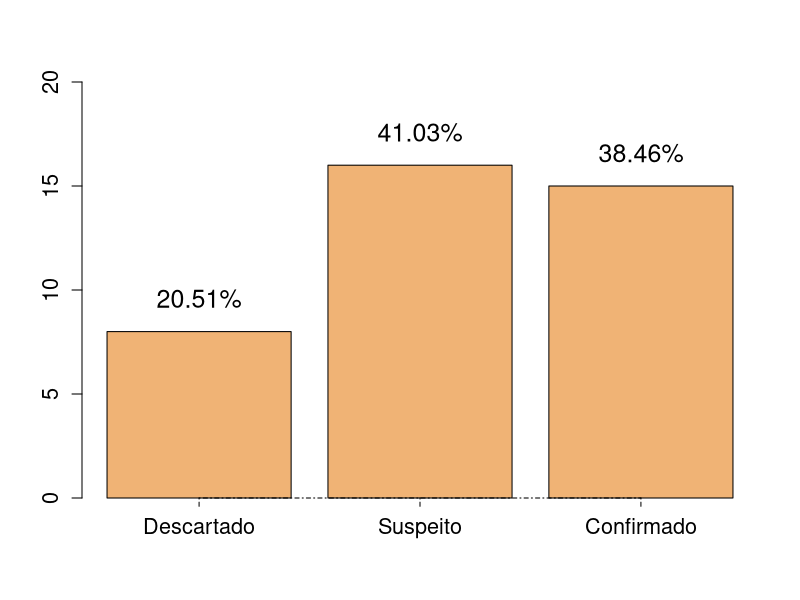
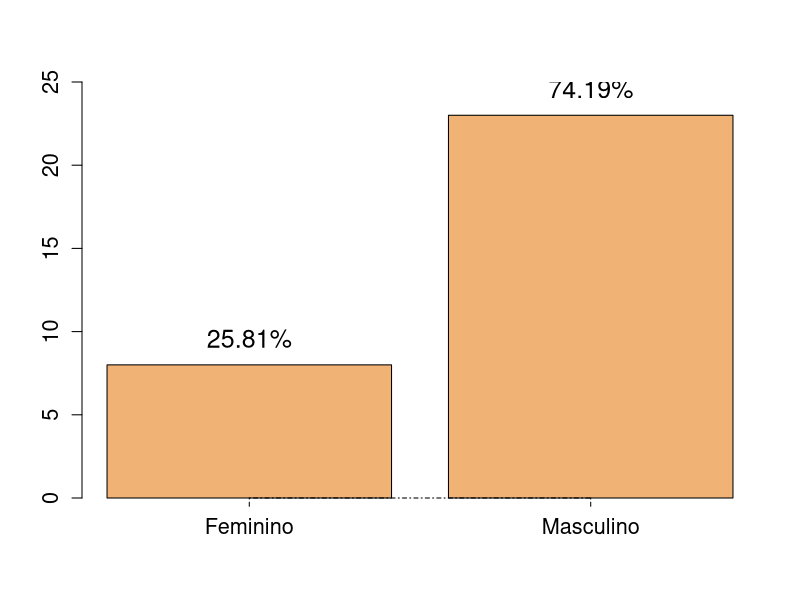
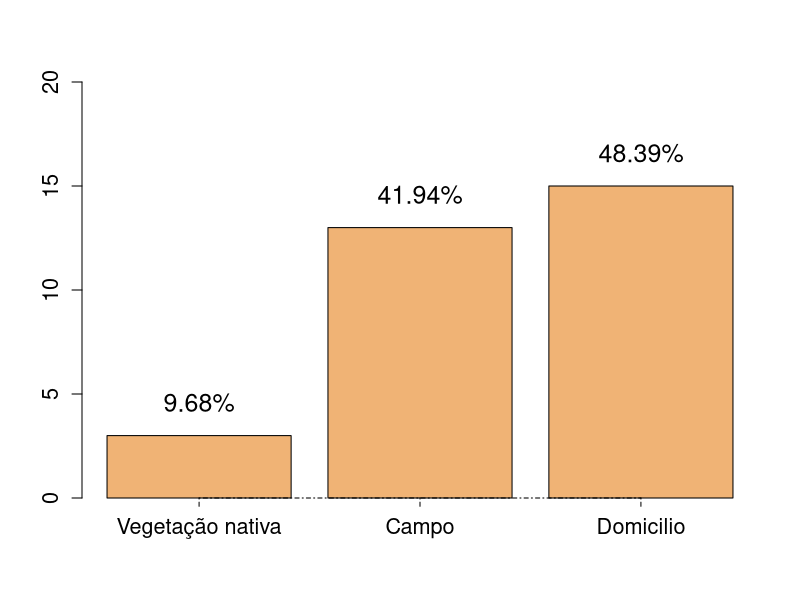
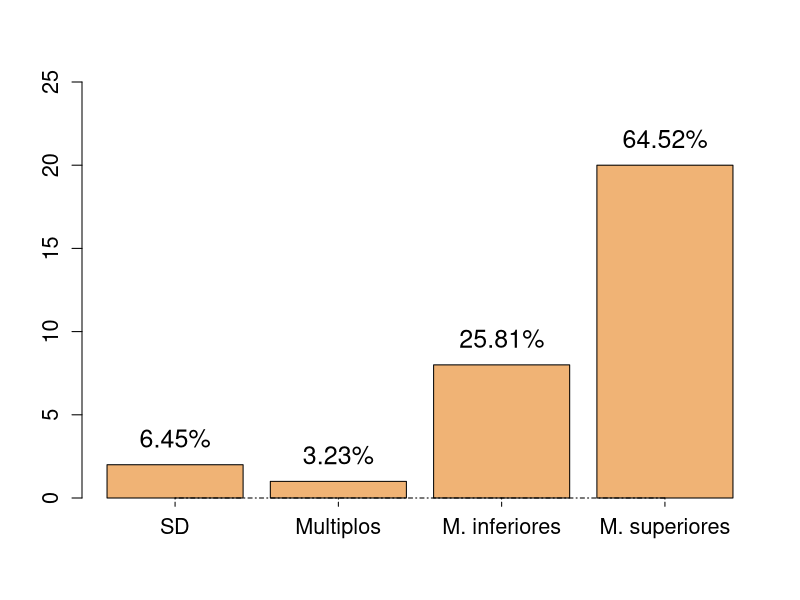
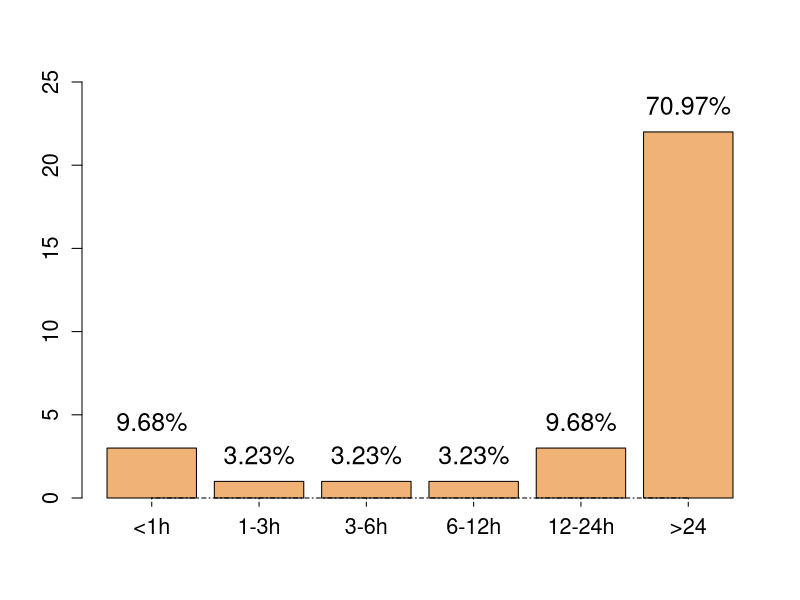
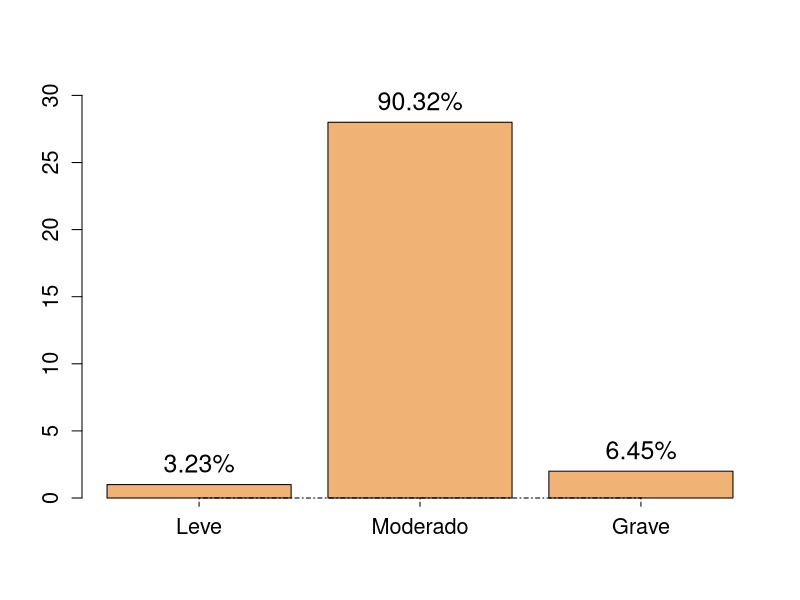
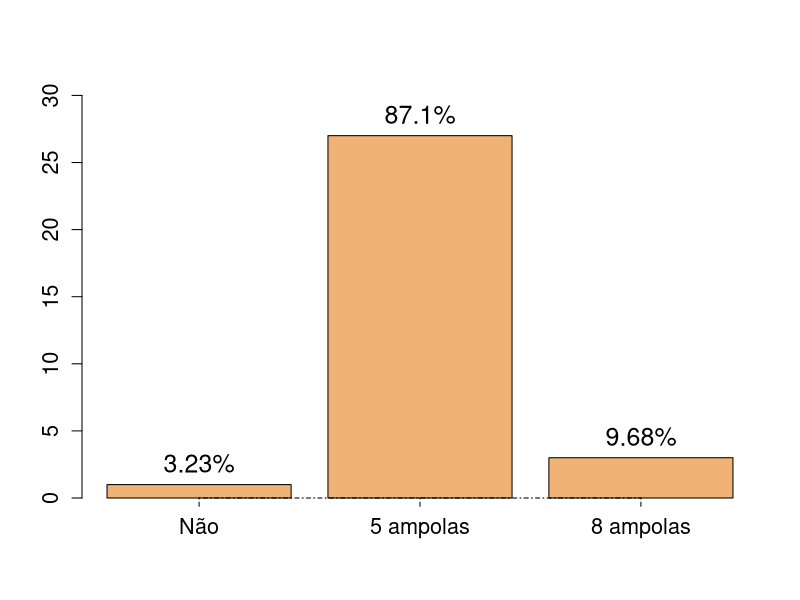
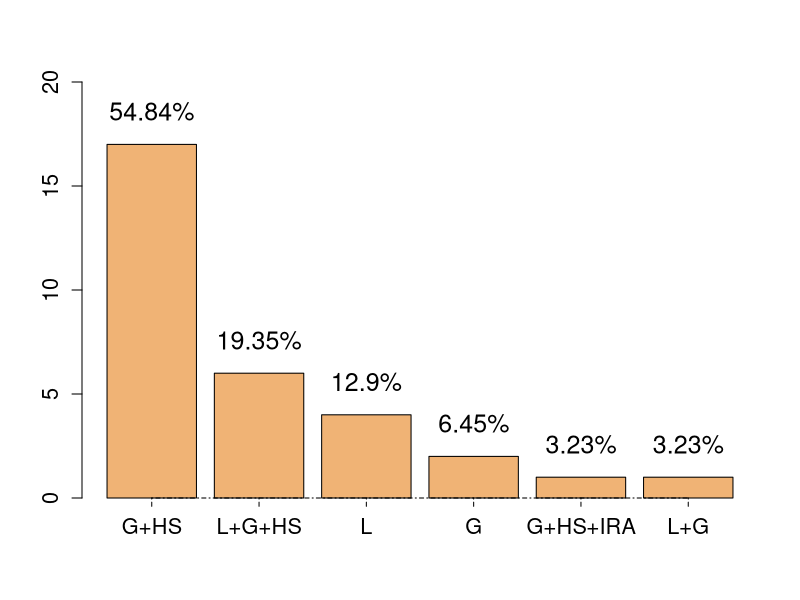

The R script that drew these images, in order:
library(ggplot2)

## Análise de acidentes por Lonomia em Misiones

# Classificação final dos casos
class_final <- c("Descartado" = 8, "Suspeito" = 16, "Confirmado" = 15)
# Cálculo das porcentagens
round(((class_final / sum(class_final)) * 100), 2)
# Teste qui-quadrado com simulação de p-valor
chisq.test(class_final, simulate.p.value = TRUE)
# Gráfico de barras para a classificação final dos casos
a <- barplot(height = class_final, names = c("Descartado", "Suspeito", "Confirmado"), 
             col = rgb(0.9, 0.5, 0.1, 0.6),
             ylim = c(0, 20), 
             cex.names = 1.3,
             cex.axis = 1.3,
             font = 15,
             axis.lty = 10)
# Adição de porcentagens no gráfico
text(a, class_final + 1.6, paste(round((class_final / sum(class_final)) * 100, 2), "%", sep = ""), cex = 1.5) 

# Análise por sexo
sexo <- c("F" = 8, "M" = 23)
chisq.test(sexo, simulate.p.value = TRUE)
(sexo / sum(sexo)) * 100
# Gráfico de barras para a distribuição por sexo
c <- barplot(height = sexo, names = c("Feminino", "Masculino"), 
             col = rgb(0.9, 0.5, 0.1, 0.6),
             ylim = c(0, 25), 
             cex.names = 1.3,
             cex.axis = 1.3,
             font = 15,
             axis.lty = 10)
text(c, sexo + 1.6, paste(round((sexo / sum(sexo)) * 100, 2), "%", sep = ""), cex = 1.5) 

# Análise do lugar do acidente
lugar <- c("selva" = 3 , "campo" = 13 , "domicilio" = 15)
round(((lugar / sum(lugar)) * 100), 2)
sum(lugar)
chisq.test(lugar, simulate.p.value = TRUE)
chisq.test(lugar, simulate.p.value = TRUE)$residuals
# Gráfico de barras para o lugar do acidente
d <- barplot(height = lugar, names = c("Vegetação nativa", "Campo", "Domicilio"), 
             col = rgb(0.9, 0.5, 0.1, 0.6),
             ylim = c(0, 20), 
             cex.names = 1.3,
             cex.axis = 1.3,
             font = 15,
             axis.lty = 10)
text(d, lugar + 1.6, paste(round((lugar / sum(lugar)) * 100, 2), "%", sep = ""), cex = 1.5) 

# Análise da localização da picada
umbicacion_picada <- c("SD" = 2, "multiples" = 1,  "MMII" = 8, "MMSS" = 20)
round((umbicacion_picada / sum(umbicacion_picada)) * 100, 2)
chisq.test(umbicacion_picada, simulate.p.value = TRUE)
chisq.test(umbicacion_picada, simulate.p.value = TRUE)$residuals
# Gráfico de barras para a localização da picada
e <- barplot(height = umbicacion_picada, names = c("SD", "Multiplos",  "M. inferiores", "M. superiores"), 
             col = rgb(0.9, 0.5, 0.1, 0.6),
             ylim = c(0, 25), 
             cex.names = 1.3,
             cex.axis = 1.3,
             font = 15,
             axis.lty = 10)
text(e, umbicacion_picada + 1.6, paste(round((umbicacion_picada / sum(umbicacion_picada)) * 100, 2), "%", sep = ""), cex = 1.5) 

# Análise do tempo de atendimento
tempo_atendimento <- c("<1h" = 3, "1-3h" = 1, "3-6h" = 1, "6-12h" = 1, "12-24h" = 3, ">24h" = 22)
chisq.test(tempo_atendimento, simulate.p.value = TRUE)
chisq.test(tempo_atendimento, simulate.p.value = TRUE)$residuals
round((tempo_atendimento / sum(tempo_atendimento)) * 100, 2)
# Gráfico de barras para o tempo de atendimento
f <- barplot(height = tempo_atendimento, names = c("<1h", "1-3h", "3-6h", "6-12h", "12-24h", ">24"), 
             col = rgb(0.9, 0.5, 0.1, 0.6),
             ylim = c(0, 25), 
             cex.names = 1.3,
             cex.axis = 1.3,
             font = 15,
             axis.lty = 10)
text(f, tempo_atendimento + 1.6, paste(round((tempo_atendimento / sum(tempo_atendimento)) * 100, 2), "%", sep = ""), cex = 1.5)

# Análise da classificação da gravidade
classif <- c("leve" = 1, "moderado" = 28, "grave" = 2)
classif / sum(classif) * 100
chisq.test(classif, simulate.p.value = TRUE)
chisq.test(classif, simulate.p.value = TRUE)$residuals
# Gráfico de barras para a classificação da gravidade
g <- barplot(height = classif, names = c("Leve", "Moderado", "Grave"), 
             col = rgb(0.9, 0.5, 0.1, 0.6),
             ylim = c(0, 31), 
             cex.names = 1.3,
             cex.axis = 1.3,
             font = 15,
             axis.lty = 10)
text(g, classif + 1.6, paste(round((classif / sum(classif)) * 100, 2), "%", sep = ""), cex = 1.5)

# Análise do tratamento
trat <- c("no" = 1, "5 ampollas" = 27, "8 ampollas" = 3)
round((trat / sum(trat)) * 100, 2)
chisq.test(trat, simulate.p.value = TRUE)
chisq.test(trat, simulate.p.value = TRUE)$residuals
# Gráfico de barras para o tratamento
h <- barplot(height = trat, names = c("Não", "5 ampolas", "8 ampolas"), 
             col = rgb(0.9, 0.5, 0.1, 0.6),
             ylim = c(0, 31), 
             cex.names = 1.3,
             cex.axis = 1.3,
             font = 15,
             axis.lty = 10)
text(h, trat + 1.6, paste(round((trat / sum(trat)) * 100, 2), "%", sep = ""), cex = 1.5)

# Análise dos sintomas
sintomas <- c(17, 6, 4, 2, 1, 1)
round((sintomas / sum(sintomas)) * 100, 2)
chisq.test(sintomas, simulate.p.value = TRUE)
chisq.test(sintomas, simulate.p.value = TRUE)$residuals
# Gráfico de barras para os sintomas
i <- barplot(height = sintomas, names = c("G+HS","L+G+HS", "L", "G", "G+HS+IRA", "L+G"), 
             col = rgb(0.9, 0.5, 0.1, 0.6),
             ylim = c(0, 20), 
             cex.names = 1.3,
             cex.axis = 1.3,
             font = 15,
             axis.lty = 10)
text(i, sintomas + 1.6, paste(round((sintomas / sum(sintomas)) * 100, 2), "%", sep = ""), cex = 1.5)

# Análise da identificação do exemplar
ejemplar_id <- c("no" = 16, "traido" = 11, "foto" = 2,  "capturado" = 2)
round((ejemplar_id / sum(ejemplar_id)) * 100, 2)
chisq.test(ejemplar_id, simulate.p.value = TRUE)
chisq.test(ejemplar_id, simulate.p.value = TRUE)$residuals
# Gráfico de barras para a identificação do exemplar
b <- barplot(height = ejemplar_id, names = c("Não", "Indivíduo", "Foto", "Capturado"), 
             col = rgb(0.9, 0.5, 0.1, 0.6),
             ylim = c(0, 20), 
             cex.names = 1.3,
             cex.axis = 1.3,
             font = 15,
             axis.lty = 10)
text(b, ejemplar_id + 1.6, paste(round((ejemplar_id / sum(ejemplar_id)) * 100, 2), "%", sep = ""), cex = 1.5)

# Análise da idade dos pacientes
edad <- c(46, 22, 37, 3, 56, 14, 13, 34, 40, 5, 30, 12, 15, 11, 37, 15, 17, 9, 8, 9, 9, 6, 7, 17, 59, 2, 18, 59, 52, 12, 64)
boxplot(edad, col = rgb(0.9, 0.5, 0.1, 0.6), boxwex = 0.5)
summary(edad)
shapiro.test(edad)
sd(edad)
mean(edad)

# Análise por departamento
departamento <- c("Gral Belgrano" = 8, "Eldorado" = 2, "San Pedro" = 7, "Cainguas" = 2, "Guarani" = 9, "25 de Mayo" = 2, "Obera" = 1)
chisq.test(departamento, simulate.p.value = TRUE)
chisq.test(departamento, simulate.p.value = TRUE)$residuals

# Análise por ano
ano <- c("2014" = 7, "2015" = 12, "2016" = 6, "2017" = 5, "2018" = 1)
chisq.test(ano, simulate.p.value = TRUE)
chisq.test(ano, simulate.p.value = TRUE)$residuals
sum(ano)

# Análise por mês
mes <- c("ene" = 6, "feb" = 0, "mar" = 0, "abr" = 5, "may" = 5, "jun" = 0,
         "jul" = 0, "ago" = 0, "sep" = 0, "oct" = 0, "nov" = 4, "dic" = 11)
chisq.test(mes, simulate.p.value = TRUE)
chisq.test(mes, simulate.p.value = TRUE)$residuals
